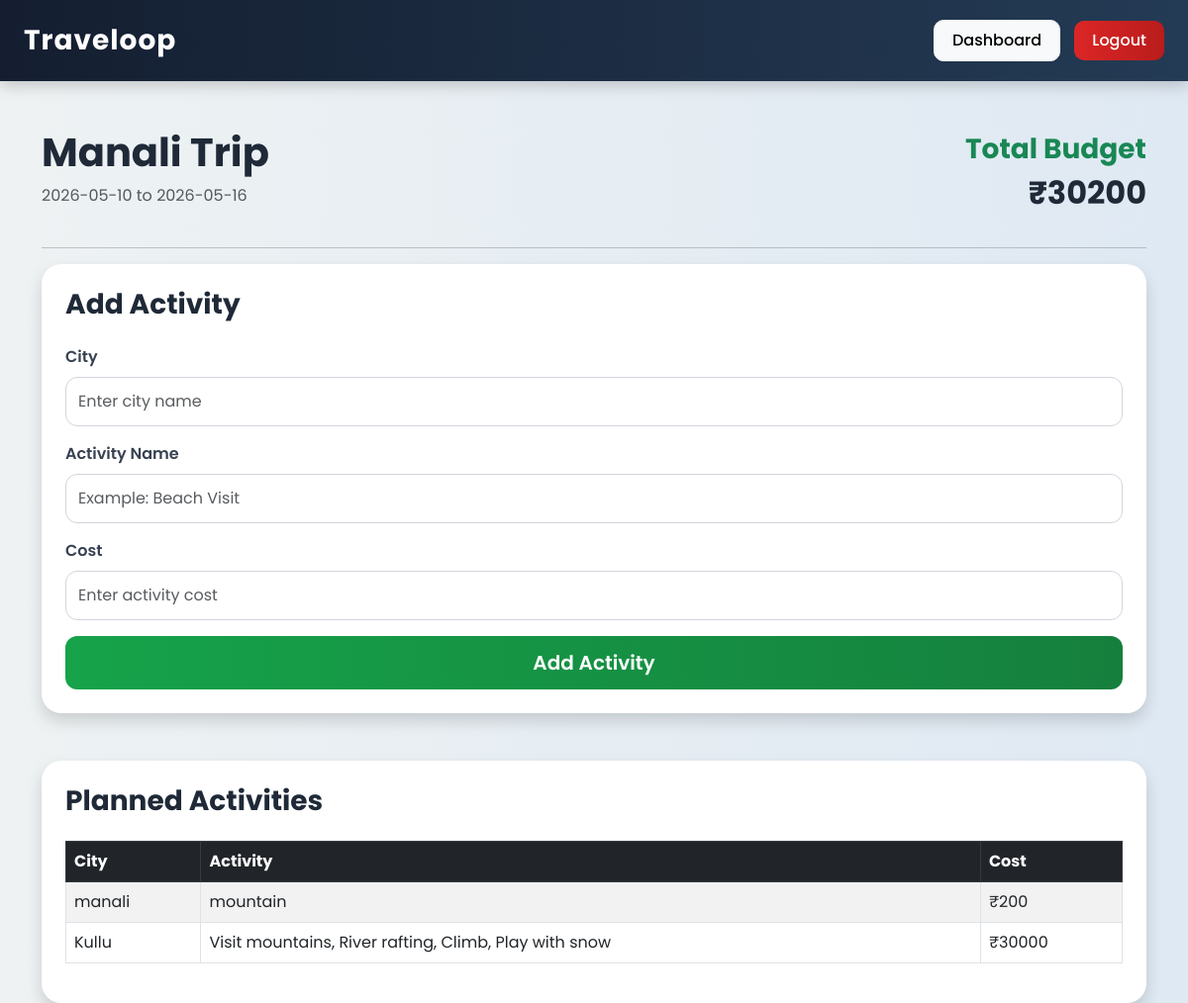
/itinerary/1 (signed in), run on the app's committed database.
### app.py (models this page shows)
class Trip(db.Model):
    id = db.Column(db.Integer, primary_key=True)
    trip_name = db.Column(db.String(100))
    start_date = db.Column(db.String(50))
    end_date = db.Column(db.String(50))
    description = db.Column(db.Text)
    user_id = db.Column(db.Integer, db.ForeignKey('user.id'))

class Activity(db.Model):
    id = db.Column(db.Integer, primary_key=True)
    city = db.Column(db.String(100))
    activity_name = db.Column(db.String(100))
    cost = db.Column(db.Integer)
    trip_id = db.Column(db.Integer, db.ForeignKey('trip.id'))

### app.py (the view, shortened to what this page needs)
@app.route('/itinerary/<int:trip_id>', methods=['GET', 'POST'])
@login_required
def itinerary(trip_id):
    trip = Trip.query.get(trip_id)
    activities = Activity.query.filter_by(
        trip_id=trip_id
    ).all()
    total_cost = 0
    for activity in activities:
        total_cost += activity.cost
    return render_template(
        'itinerary.html',
        trip=trip,
        activities=activities,
        total_cost=total_cost
    )

### app.py (called while the page is built)
@login_manager.user_loader
def load_user(user_id):
    return User.query.get(int(user_id))

### templates/itinerary.html
{% extends 'base.html' %}
{% block content %}
<div class="d-flex justify-content-between align-items-center mb-4">
    <div>
        <h1>
            {{ trip.trip_name }}
        </h1>
        <p class="text-muted">
            {{ trip.start_date }}
            to
            {{ trip.end_date }}
        </p>
    </div>
    <div class="text-end">
        <h3 class="text-success">
            Total Budget
        </h3>
        <h2>
            ₹{{ total_cost }}
        </h2>
    </div>
</div>
<hr>
<div class="card shadow p-4 mb-5">
    <h3 class="mb-4">
        Add Activity
    </h3>
    <form method="POST">
        <div class="mb-3">
            <label class="form-label">
                City
            </label>
            <input
                type="text"
                name="city"
                class="form-control"
                placeholder="Enter city name"
                required
            >
        </div>
        <div class="mb-3">
            <label class="form-label">
                Activity Name
            </label>
            <input
                type="text"
                name="activity_name"
                class="form-control"
                placeholder="Example: Beach Visit"
                required>
        </div>
        <div class="mb-3">
            <label class="form-label">
                Cost
            </label>
            <input
                type="number"
                name="cost"
                class="form-control"
                placeholder="Enter activity cost"
                required>
        </div>
        <div class="d-grid">
            <button
                type="submit"
                class="btn btn-success btn-lg">
                Add Activity
            </button>
        </div>
    </form>
</div>
<div class="card shadow p-4">
    <h3 class="mb-4">
        Planned Activities
    </h3>
    {% if activities %}
    <table class="table table-bordered table-striped">
        <thead class="table-dark">
            <tr>
                <th>
                    City
                </th>
                <th>
                    Activity
                </th>
                <th>
                    Cost
                </th>
            </tr>
        </thead>
        <tbody>
            {% for activity in activities %}
            <tr>
                <td>
                    {{ activity.city }}
                </td>
                <td>
                    {{ activity.activity_name }}
                </td>
                <td>
                    ₹{{ activity.cost }}
                </td>
            </tr>
            {% endfor %}
        </tbody>
    </table>
    {% else %}
    <div class="alert alert-info">
        No activities added yet.
        Start by adding your first travel activity.
    </div>
    {% endif %}
</div>
{% endblock %}

### static/style.css (style rules this page uses)
* { margin: 0; padding: 0; box-sizing: border-box; }
body { font-family: 'Poppins', sans-serif; background: linear-gradient( to right, #eef2f3, #dfe9f3 ); min-height: 100vh; color: #333; }
.card { border: none; border-radius: 20px; overflow: hidden; background: #ffffff; box-shadow: 0 8px 25px rgba(0,0,0,0.08); transition: all 0.3s ease; }
h1, h2, h3, h4 { font-weight: 700; color: #1f2937; }
p { color: #555; }
.form-label { font-weight: 600; margin-bottom: 8px; color: #374151; }
.form-control { border-radius: 12px; padding: 12px; border: 1px solid #d1d5db; transition: 0.3s; }
.btn { border-radius: 12px; padding: 12px 20px; font-weight: 600; transition: all 0.3s ease; }
.btn-success { background: linear-gradient( to right, #16a34a, #15803d ); border: none; }
.table { border-radius: 15px }

### data on the page
Trip: trip_name "Manali Trip", start_date "2026-05-10", end_date "2026-05-16"
Activity: city "manali", activity_name "mountain", cost "200"
Activity: city "Kullu", activity_name "Visit mountains, River rafting, Climb, Play with snow", cost "30000"

### other printed values
{{ total_cost }} "30200"
